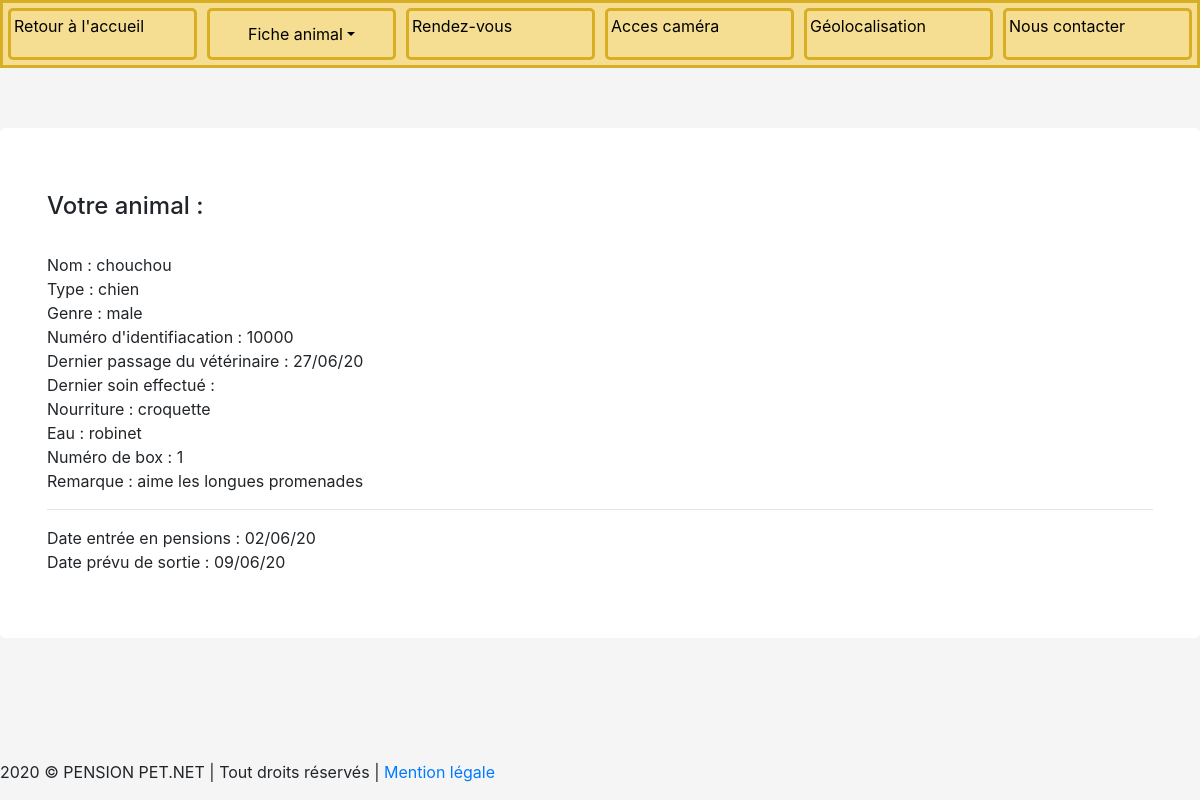
Screenshot of /vue/fiche_animal.php?nom=chouchou (signed in) with the database file from the repository.
### tables this page shows
CREATE TABLE `pet` (
  `id_pet` int(11) NOT NULL,
  `name_pet` varchar(255) NOT NULL,
  `genre` varchar(255) NOT NULL,
  `type` varchar(255) NOT NULL,
  `identification` varchar(255) NOT NULL,
  `veterinaire` date DEFAULT NULL,
  `soins` varchar(255) DEFAULT NULL,
  `nourriture` varchar(255) NOT NULL,
  `eau` varchar(255) NOT NULL,
  `box` varchar(255) NOT NULL,
  `remarque` longtext,
  `date_entree` date DEFAULT NULL,
  `date_sortie` date DEFAULT NULL,
  `gps_longitude` float NOT NULL,
  `gps_latitude` float NOT NULL,
  `created_by` varchar(255) NOT NULL,
  `created_at` date NOT NULL,
  `updated_by` varchar(255) NOT NULL,
  `updated_at` date NOT NULL,
  `user_id_user` int(11) NOT NULL
);

### model/manager/PetManager.php (called while the page is built, shortened)
<?php
class PetManager{
    private $_db;
    public function set_db()
    {
        $this->_db =new PDO('mysql:host=localhost;dbname=pet_net;charset=utf8','lauhu','stagiaire '); ;
        return $this;
    }
    public function selectOnePet($id_user,$name_pet):array
    {
        $req=$this->_db->prepare('SELECT * FROM pet WHERE user_id_user = :id_user AND name_pet = :name_pet ');
        $req->bindValue(':id_user',$id_user);
        $req->bindValue(':name_pet',$name_pet);
        $req->execute();
        $data=$req->fetchAll(PDO::FETCH_ASSOC);
        return $data;
    }
}

### model/class/classPet.php (called while the page is built, shortened)
<?php
Class Pet{
    private $_name_pet;
    private $_genre;
    private $_type;
    private $_identification;
    private $_veterinaire;
    private $_nourriture;
    private $_eau;
    private $_box;
    private $_remarque;
    private $_entree;
    private $_sortie;
    public function get_name_pet()
    {
        return $this->_name_pet;
    }
    public function set_name_pet($_name_pet)
    {
        $this->_name_pet = $_name_pet;
        return $this;
    }
    public function get_genre()
    {
        return $this->_genre;
    }
    public function set_genre($_genre)
    {
        $this->_genre = $_genre;
        return $this;
    }
    public function get_type()
    {
        return $this->_type;
    }
    public function set_type($_type)
    {
        $this->_type = $_type;
        return $this;
    }
    public function get_identification()
    {
        return $this->_identification;
    }
    public function set_identification($_identification)
    {
        $this->_identification = $_identification;
        return $this;
    }
    public function get_veterinaire():DateTimeInterface
    {
        return new DateTimeImmutable($this->_veterinaire);
    }
    public function get_nourriture()
    {
        return $this->_nourriture;
    }
    public function set_nourriture($_nourriture)
    {
        $this->_nourriture = $_nourriture;
        return $this;
    }
    public function get_eau()
    {
        return $this->_eau;
    }
    public function set_eau($_eau)
    {
        $this->_eau = $_eau;
        return $this;
    }
    public function get_box()
    {
        return $this->_box;
    }
    public function set_box($_box)
    {
        $this->_box = $_box;
        return $this;
    }
    public function get_remarque()
    {
        return $this->_remarque;
    }
    public function set_remarque($_remarque)
    {
        $this->_remarque = $_remarque;
        return $this;
    }
    public function get_entree():DateTimeInterface
    {
        return new DateTimeImmutable($this->_entree);
    }
    public function set_entree($_entree)
    {
        $this->_entree = $_entree;
        return $this;
    }
    public function get_sortie():DateTimeInterface
    {
        return new DateTimeImmutable($this->_sortie);
    }
    public function set_sortie($_sortie)
    {
        $this->_sortie = $_sortie;
        return $this;
    }
    public function set_id_pet($_id_pet)
    {
        return $this;
    }
    public function set_gps_longitude($_gps_longitude)
    {
        return $this;
    }
    public function set_gps_latitude($_gps_latitude)
    {
        return $this;
    }
}

### vue/fiche_animal.php (the view, shortened to what this page needs)
<?php
$id=$_SESSION['id'];
require '../model/manager/PetManager.php';
require '../model/class/classPet.php';
$accueil="Retour à l'accueil";
$name_pet=$_GET['nom'];
$animal=new PetManager();
$animals=$animal->selectOnePet($id,$name_pet);
$Oneanimal=new Pet($animals);
?>
<div class="jumbotron">
    <div class="container">
        <h4>Votre animal :</h4><br>
        Nom : <?=$Oneanimal-> get_name_pet(); ?> <br>
        Type : <?=$Oneanimal->get_type(); ?><br>
        Genre : <?=$Oneanimal->get_genre(); ?><br>
        Numéro d'identifiacation : <?=$Oneanimal->get_identification(); ?> <br>
        Dernier passage du vétérinaire : <?=$Oneanimal->get_veterinaire()->format('d/m/y'); ?><br>
        Dernier soin effectué : <?=$Oneanimal->get_soins(); ?><br>
        Nourriture : <?=$Oneanimal->get_nourriture(); ?><br>
        Eau : <?=$Oneanimal->get_eau(); ?><br>
        Numéro de box : <?=$Oneanimal->get_box(); ?><br>
        Remarque : <?=$Oneanimal->get_remarque(); ?><br>
        <hr>
        Date entrée en pensions : <?=$Oneanimal->get_entree()->format('d/m/y'); ?><br>
        Date prévu de sortie : <?=$Oneanimal->get_sortie()->format('d/m/y'); ?><br>
    </div>
</div>
<?php $content=ob_get_clean();
require '../templates/bases.php';

### templates/bases.php (shortened to what this page needs)
<?php
require_once '../model/manager/PetManager.php';
?>
<!DOCTYPE html>
<html lang="fr">
    <head>
    <link rel="stylesheet" href="https://stackpath.bootstrapcdn.com/bootstrap/4.3.1/css/bootstrap.min.css">
    <link rel="stylesheet" href="../public/css.css">
    </head>
    <body>
        <div class="box">
            <div class="box1"> <a class="lien" href="espace_client.php"> <?= $accueil  ?> </a> </div>
            <div class="box2">
                <a class="nav-link dropdown-toggle lien" data-toggle="dropdown" href="#" role="button" aria-haspopup="true" aria-expanded="false">Fiche animal</a>
            </div>
            <div class="box3"><a class="lien" href="rendez_vous.php"> Rendez-vous </a> </div>
            <div class="box4"> <a class="lien" href="camera.php"> Acces caméra </a> </div>
            <div class="box5"> <a class="lien" href="geolocalisation.php"> Géolocalisation </a> </div>
            <div class="box6"> <a class="lien" href="contact.php"> Nous contacter </a> </div>
                </div>
    <?= $content ?>
    <footer class="footers">
        <p>2020 © PENSION PET.NET | Tout droits réservés     | <a href="../vue/mentionlegale.html">Mention légale</a>    </p>
    </footer>
    </body>
</html>

### public/css.css (style rules this page uses)
body { background-color: whitesmoke; }
.jumbotron { margin-top: 5%; background-color: white; }
.footers { text-align: center; display: flex; position: fixed; bottom: 0; }
.box { display: flex; justify-content: space-around; border-style: solid; border-color: #D7AE24; background-color: #F5DE91; }
.box1, .box2, .box3, .box4, .box5, .box6 { flex: 1; border-style: solid; border-color: #D7AE24; background-color: #F5DE91; border-radius: 5px 5px; margin: 5px; padding: 3px; }
.lien { color:black; text-decoration:none; text-align: center; }

### rows the page displays
pet: name_pet "chouchou", type "chien", genre "male", identification "10000", veterinaire "27/06/20", nourriture "croquette", eau "robinet", box "1", remarque "aime les longues promenades", date_entree "02/06/20", date_sortie "09/06/20"

### other values shown
$accueil "Retour à l'accueil"
